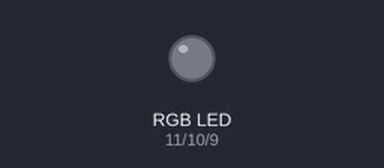
The sketch below on a simulated Arduino Uno, built with avr-gcc and run on an emulated ATmega328P. Shown: an RGB LED mixed from three pins (HIGH = lit). Dim RGB values are drawn brighter than linear; random numbers use the default seed unless the sketch sets one.

Above: at 0.05 s.
At 6.05 s:
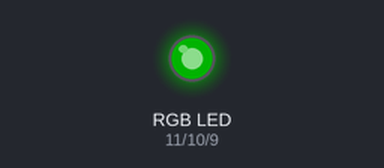
At 12.05 s:
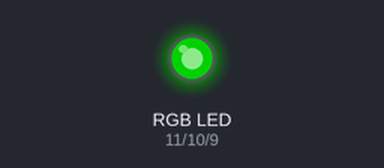
At 24.1 s:
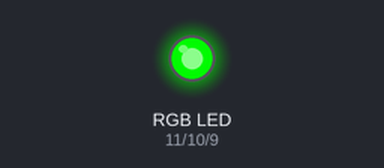
Timing chart, 0 to 39.8 s (numbered marks = the images above):
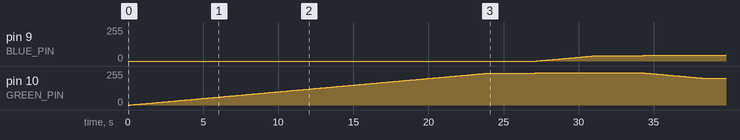

The sketch:

rgbLed.ino
```cpp
#define RED_PIN     11
#define GREEN_PIN   10
#define BLUE_PIN    9

void setup()
{
  pinMode(RED_PIN, OUTPUT);
  pinMode(GREEN_PIN, OUTPUT);
  pinMode(BLUE_PIN, OUTPUT);
}

int r = 0;
int g = 0;
int b = 0;

void rgb(int r, int g, int b) {
  analogWrite(RED_PIN, r);
  analogWrite(GREEN_PIN, g);
  analogWrite(BLUE_PIN, b);
}

void loop()
{
  int color,i,value,time=100;  // how long does it take each step
  color=random(1,4);    // which color to dim now
  value=random(0,256);  // new value of that color
  switch(color) {
  case 1:
    if(r>value) for(i=r;i>value;i--) {
      rgb(i,g,b);
      delay(time);
    }
    else for(i=r;i<value;i++) {
      rgb(i,g,b);
      delay(time);
    }
    r=value;
    break;
  case 2:
    if(g>value) for(i=g;i>value;i--) {
      rgb(r,i,b);
      delay(time);
    }
    else for(i=g;i<value;i++) {
      rgb(r,i,b);
      delay(time);
    }
    g=value;
    break;
  case 3:
    if(b>value) for(i=b;i>value;i--) {
      rgb(r,g,i);
      delay(time);
    }
    else for(i=b;i<value;i++) {
      rgb(r,g,i);
      delay(time);
    }
    b=value;
    break;
  }
  delay(3000);   // some time before next change
}
```

Measured:
- by itself, pin 9 (BLUE_PIN): moves from 0/255 to 42/255 over 7.1 s
- by itself, pin 10 (GREEN_PIN): rises from 0/255 to 241/255 in 27.0 s, then falls to 201/255 in 11.2 s
